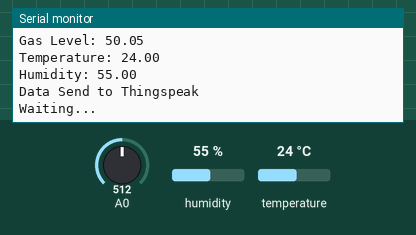
This sketch was run on a simulated ESP8266 (NodeMCU). On the bench: the last lines printed to the serial monitor. Inputs (shaded band) come from the test bench; at power-on: humidity 55 %, A0 = 512, temperature 24 °C. WiFi joins after 1.5 s; servers stay silent unless stated.

Above: at 6.6 s.
6.7 s: humidity set to 22 %
At 12.1 s:
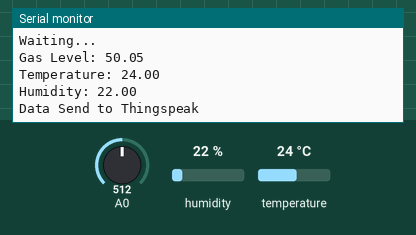
13.2 s: A0 set to 716
At 19.3 s:
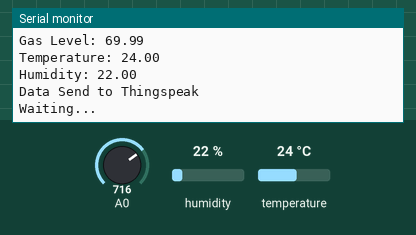
19.7 s: temperature set to 12 °C
At 23.8 s:
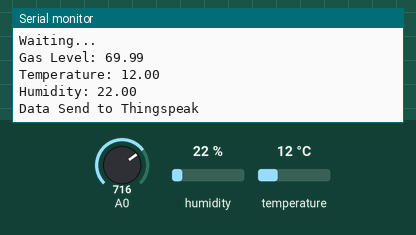
26.2 s: A0 set to 900
At 31.2 s:
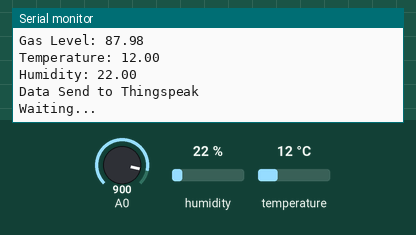
32.7 s: humidity set to 40 %
At 36.0 s:
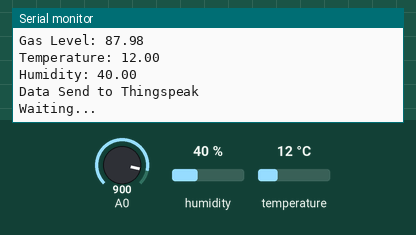
Timing chart, 0 to 37.5 s (numbered marks = the images above; inputs shaded):
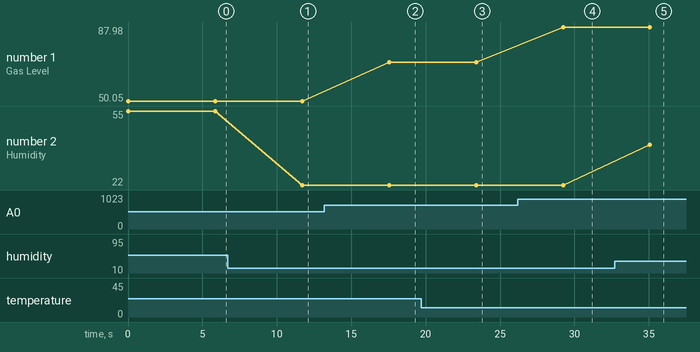

Measured:
- after the input at 6.7 s, the serial monitor: prints a new line after 5.0 s (image 1)
- after the input at 13.2 s, the serial monitor: prints a new line after 4.4 s (image 2)
- after the input at 19.7 s, the serial monitor: prints a new line after 3.7 s (image 3)
- after the input at 26.2 s, the serial monitor: prints a new line after 3.0 s (image 4)
- after the input at 32.7 s, the serial monitor: prints a new line after 2.4 s (image 5)
- plotted number 1: 50.05 → 69.99 after the input at 13.2 s, 69.99 → 87.98 after the input at 26.2 s
- plotted number 2: 55 → 22 after the input at 6.7 s, 22 → 40 after the input at 32.7 s

The sketch:

smokeTempHum.ino
```cpp
#include<ESP8266WiFi.h>
#include<WiFiClient.h>
#include<ThingSpeak.h>
#include<DHT.h>
#include<DHT_U.h>

#define DHTPIN D1

const char* ssid= "TP-Link_74F4";
const char* password="book@321";
WiFiClient client;

DHT dht(DHTPIN, DHT11);


unsigned long myChannelNo = 2251218;
const char * myWriteAPIKey = "Z3P2BHGYMBFRQ0ID";
const char * myReadAPIKey = "TMXOLBOS7KIKKHRK";

/*int led_1,led_2,led_3;
int led1=D6;
int led2=D7;
int led3=D8;*/
int mq1=A0;
//int val=0;

void setup()
{
  Serial.begin(9600);
  /*pinMode(led1,OUTPUT);
  pinMode(led2,OUTPUT);
  pinMode(led3,OUTPUT);*/

  WiFi.begin(ssid,password);
  dht.begin();
  ThingSpeak.begin(client);
}

void loop()
{
  /*val = analogRead(ldr);
  Serial.println(val);*/
   float mq = analogRead(A0);
float a= mq/1023*100;
  float h=dht.readHumidity();
  float t=dht.readTemperature();
  Serial.print("Gas Level: ");
Serial.println(mq/1023*100);
Serial.print("Temperature: ");
  Serial.println(t);
  Serial.print("Humidity: ");
  Serial.println(h);
  Serial.println("Data Send to Thingspeak");
  Serial.println("");


// if (isnan(mq))
// {
// Serial.println("Failed to read from MQ-5 sensor!");
// return;
// }

// if (client.connect(server, 80)) // "184.106.153.149" or api.thingspeak.com
// {
// String postStr = apiKey;
// postStr += "&field1=";
// postStr += String(mq/1023*100);
// postStr += "r\n";

// client.print("POST /update HTTP/1.1\n");
// client.print("Host: api.thingspeak.com\n");
// client.print("Connection: close\n");
// client.print("X-THINGSPEAKAPIKEY: " + apiKey + "\n");
// client.print("Content-Type: application/x-www-form-urlencoded\n");
// client.print("Content-Length: ");
// client.print(postStr.length());
// client.print("\n\n");
// client.print(postStr);

//}
delay(500);
// client.stop();
Serial.println("Waiting...");

  //ThingSpeak.writeField(myChannelNo,1,val,myWriteAPIKey);
  //ThingSpeak.writeField(myChannelNo,2,t,myWriteAPIKey);
  //ThingSpeak.writeField(myChannelNo,3,h,myWriteAPIKey);

  ThingSpeak.setField(2,a);
  ThingSpeak.setField(3,t);
  ThingSpeak.setField(4,h);
  ThingSpeak.writeFields(myChannelNo, myWriteAPIKey);

  /*led_1 = ThingSpeak.readIntField(myChannelNo,1,myWriteAPIKey);
  led_2 = ThingSpeak.readIntField(myChannelNo,2,myWriteAPIKey);
  led_3 = ThingSpeak.readIntField(myChannelNo,3,myWriteAPIKey);

  Serial.println(led_1);
  Serial.println(led_2);
  Serial.println(led_3);
  Serial.println("");

  if(led_1>400)
  {
    if(led_2>=32 && led_3>74)
    {
      digitalWrite(led1,HIGH);
      digitalWrite(led2,HIGH);
      digitalWrite(led3,HIGH);
    }
  }
  else
  {
    digitalWrite(led1,LOW);
    digitalWrite(led2,LOW);
    digitalWrite(led3,LOW);
  }*/

  delay(5000);
}
```
